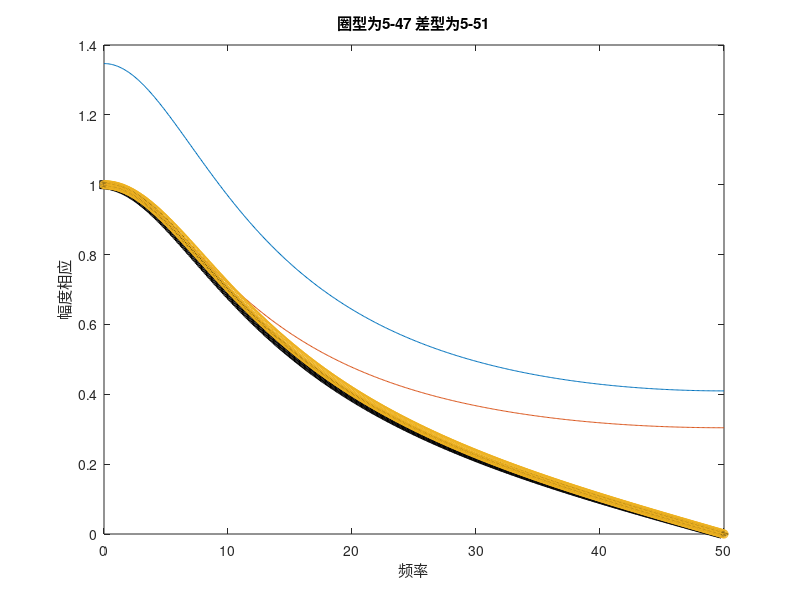

The MATLAB script that drew this image:
%/*************************************************************************
% > File Name: c5_2.m
% > Author: genki_chen
% > Mail: genki_chen@aliyun.com 
% > Created Time: 2017年11月09日 星期四 15时36分31秒
% ************************************************************************/

clear;
close all;
clc;

figure(1)
T = 0.01;
f = 0:0.1:50;
z = exp(-i*2*pi*f*T);                           % see (5.4)
a0 = 0.239057; a1 = 0.239057; b1 = 0.521886;    % bilinear invariant
num = a0+a1*z;
den = 1-b1*z;
ampx = abs(num./den);
%{
a0 = 0.628319; b1 = 0.533488;				    % impulse invariant
num = a0;
den = 1-b1*z;
ampy = abs(num./den);
a0 = 1.0; a1 = 0.533488; b1 = 0.533488;		    % step invriant	
num = (a0-a1)*z;
den = 1-b1*z;
ampz = abs(num./den);
%}

%figure(2)
%重新计算a b
a = 2 * pi * 10;
C = 2 * pi * (a/(2*pi)) * cot(pi * (a/(2*pi)) * T);
a0 = a / ( C + a);
a1= a0;
b1 = (C - a) / (C + a);
%



T = 0.01;
f = 0:0.1:50;
z = exp(-i*2*pi*f*T);                           % see (5.4)
% a0 = 0.420808; a1 = 0.420808; b1 = 0.158384;    % bilinear invariant
num = a0+a1*z;
den = 1-b1*z;
ampx1 = abs(num./den);
a0 = 0.628319; b1 = 0.533488;				    % impulse invariant
num = a0;
den = 1-b1*z;
ampy = abs(num./den);
a0 = 1.0; a1 = 0.533488; b1 = 0.533488;		    % step invriant	
num = (a0-a1)*z;
den = 1-b1*z;
ampz = abs(num./den);
plot(f,ampx,'->k',f,ampy,f,ampz,f,ampx1,'-o')
xlabel('频率')
ylabel('幅度相应')
title('圈型为5-47 差型为5-51')
% End of script file.
